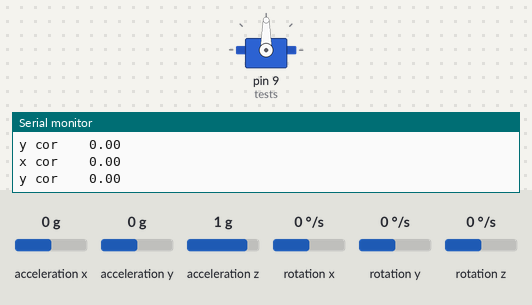
A sketch run on a simulated Arduino Uno, built with avr-gcc and run on an emulated ATmega328P. Parts: servo, the last lines printed to the serial monitor. Wiring (inferred from the names in the program): MPU-6050 motion sensor at I2C address 0x68. The inputs (shaded band) are chosen by the test bench; at power-on: acceleration x 0 g, acceleration y 0 g, acceleration z 1 g, rotation x 0 °/s, rotation y 0 °/s, rotation z 0 °/s.

Above: at 1.3 s.
1.4 s: acceleration x set to -0.2 g
At 2.1 s:
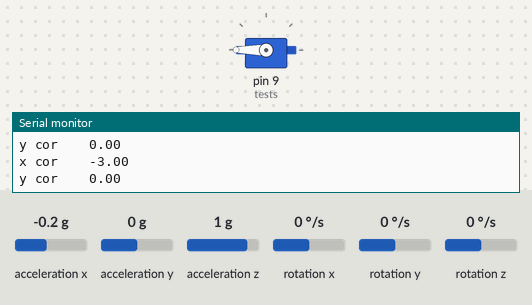
3.0 s: acceleration y set to -0.2 g
At 3.6 s:
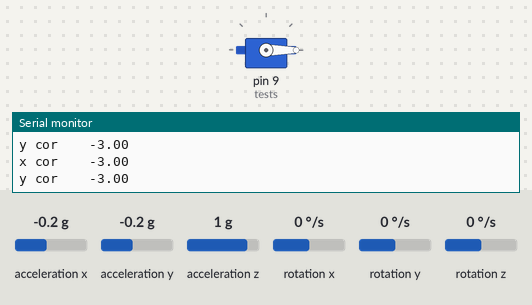
4.5 s: acceleration x set to 0 g
6.0 s: acceleration x set to 0.3 g
At 6.7 s:
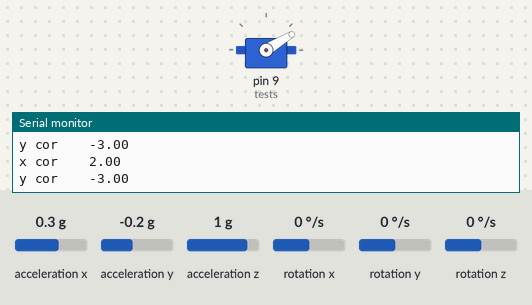
7.5 s: acceleration y set to 0.8 g
At 8.2 s:
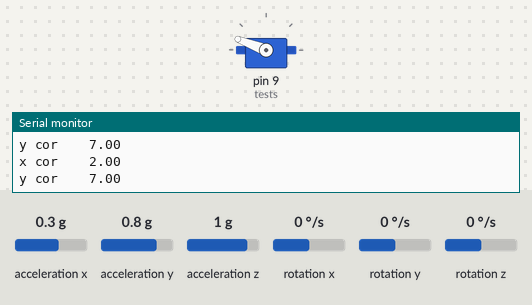
9.0 s: acceleration y set to 1.4 g
At 9.7 s:
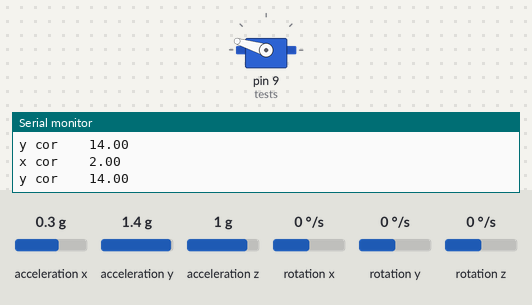
Timing chart, 0 to 11.5 s (numbered marks = the images above; inputs shaded):
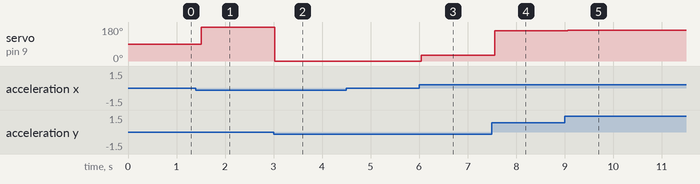

The sketch:

inverse_kin.ino
```cpp
#include <math.h>
#include <Wire.h>
#include <Servo.h>
int L=50; //links length
float px1,py1;  //x,y end effector cooordination
float r=26,fi=30;//platform radius and orientation
//gyroscope and servo
Servo tests;        //initialize a servo object for the connected servo
const int MPU_ADDR = 0x68; // I2C address of the MPU-6050. If AD0 pin is set to HIGH, the I2C address will be 0x69.
int16_t accelerometer_x, accelerometer_y, accelerometer_z; // variables for accelerometer raw data
int16_t gyro_x, gyro_y, gyro_z; // variables for gyro raw data
int16_t temperature; // variables for temperature data
char tmp_str[7]; // temporary variable used in convert function
int16_t xs=0,ys=0,zs=0;
int16_t xgs=0,ygs=0,zgs=0;
char* convert_int16_to_str(int16_t i)
{ // converts int16 to string. Moreover, resulting strings will have the same length in the debug monitor.
sprintf(tmp_str, "%6d", i);
return tmp_str;
}
//gyro and servo finish

void setup() {
  // put your setup code here, to run once:
Serial.begin(115200);
Wire.begin();
Wire.beginTransmission(MPU_ADDR); // Begins a transmission to the I2C slave (GY-521 board)
Wire.write(0x6B); // PWR_MGMT_1 register
Wire.write(0); // set to zero (wakes up the MPU-6050)
Wire.endTransmission(true);
tests.attach(9);
}

void loop() {
Wire.beginTransmission(MPU_ADDR);
Wire.write(0x3B); // starting with register 0x3B (ACCEL_XOUT_H) [MPU-6000 and MPU-6050 Register Map and Descriptions Revision 4.2, p.40]
Wire.endTransmission(false); // the parameter indicates that the Arduino will send a restart. As a result, the connection is kept active.
Wire.requestFrom(MPU_ADDR, 7*2, true); // request a total of 7*2=14 registers
// "Wire.read()<<8 | Wire.read();" means two registers are read and stored in the same variable
accelerometer_x = Wire.read()<<8 | Wire.read(); // reading registers: 0x3B (ACCEL_XOUT_H) and 0x3C (ACCEL_XOUT_L)
accelerometer_y = Wire.read()<<8 | Wire.read(); // reading registers: 0x3D (ACCEL_YOUT_H) and 0x3E (ACCEL_YOUT_L)
accelerometer_z = Wire.read()<<8 | Wire.read(); // reading registers: 0x3F (ACCEL_ZOUT_H) and 0x40 (ACCEL_ZOUT_L)
temperature = Wire.read()<<8 | Wire.read(); // reading registers: 0x41 (TEMP_OUT_H) and 0x42 (TEMP_OUT_L)
gyro_x = Wire.read()<<8 | Wire.read(); // reading registers: 0x43 (GYRO_XOUT_H) and 0x44 (GYRO_XOUT_L)
gyro_y = Wire.read()<<8 | Wire.read(); // reading registers: 0x45 (GYRO_YOUT_H) and 0x46 (GYRO_YOUT_L)
gyro_z = Wire.read()<<8 | Wire.read(); // reading registers: 0x47 (GYRO_ZOUT_H) and 0x48 (GYRO_ZOUT_L)
//accelerometer mapping values
px1=map(accelerometer_x,-32768,32768,-20,20);
py1=map(accelerometer_y,-32768,32768,-20,20);
zs=map(accelerometer_y,-32768,32767,0,180);
//delay(1000);
//gyroscope mapping values
xgs=map(gyro_x,-500,1700,0,180);
ygs=map(gyro_y,-32768,32767,0,180);
zgs=map(gyro_z,-32768,32767,0,180);
//tests.write(ys);                 //command to rotate the servo to the specified angle

//robot geometrics and inverse kinematics
float rx=r*cos(30*PI/180),ry=r*sin(30*PI/180);//platform center
float a=sqrt((pow(px1,2)+pow(py1,2))/4),h=sqrt(pow(L,2)-pow(a,2));//geometrics
float alfa=atan2(h,a)*180/PI;
float beta=atan2(py1,px1)*180/PI;
float theta=alfa+beta;
tests.write(theta);
Serial.print("x cor\t  ");
Serial.println(px1);
Serial.print("y cor\t  ");
Serial.println(py1);
delay(500);
}
```

Measured:
- the behaviour switches between 0 and -0.1 g on acceleration x (found by bisection; images 0 and 1)
- the behaviour switches between 0 and -0.1 g on acceleration y (found by bisection; images 1 and 2)
- the behaviour switches between 0.1 and 0.2 g on acceleration x (found by bisection; images 2 and 3)
- after the input at 1.4 s, servo on pin 9 (tests): 90° → 180° after 0.11 s
- after the input at 3.0 s, servo on pin 9 (tests): 180° → 0° at once
- after the input at 6.0 s, servo on pin 9 (tests): 0° → 31° at once
- after the input at 7.5 s, servo on pin 9 (tests): 31° → 159° after 0.05 s
- after the input at 9.0 s, servo on pin 9 (tests): 159° → 163° after 0.07 s
